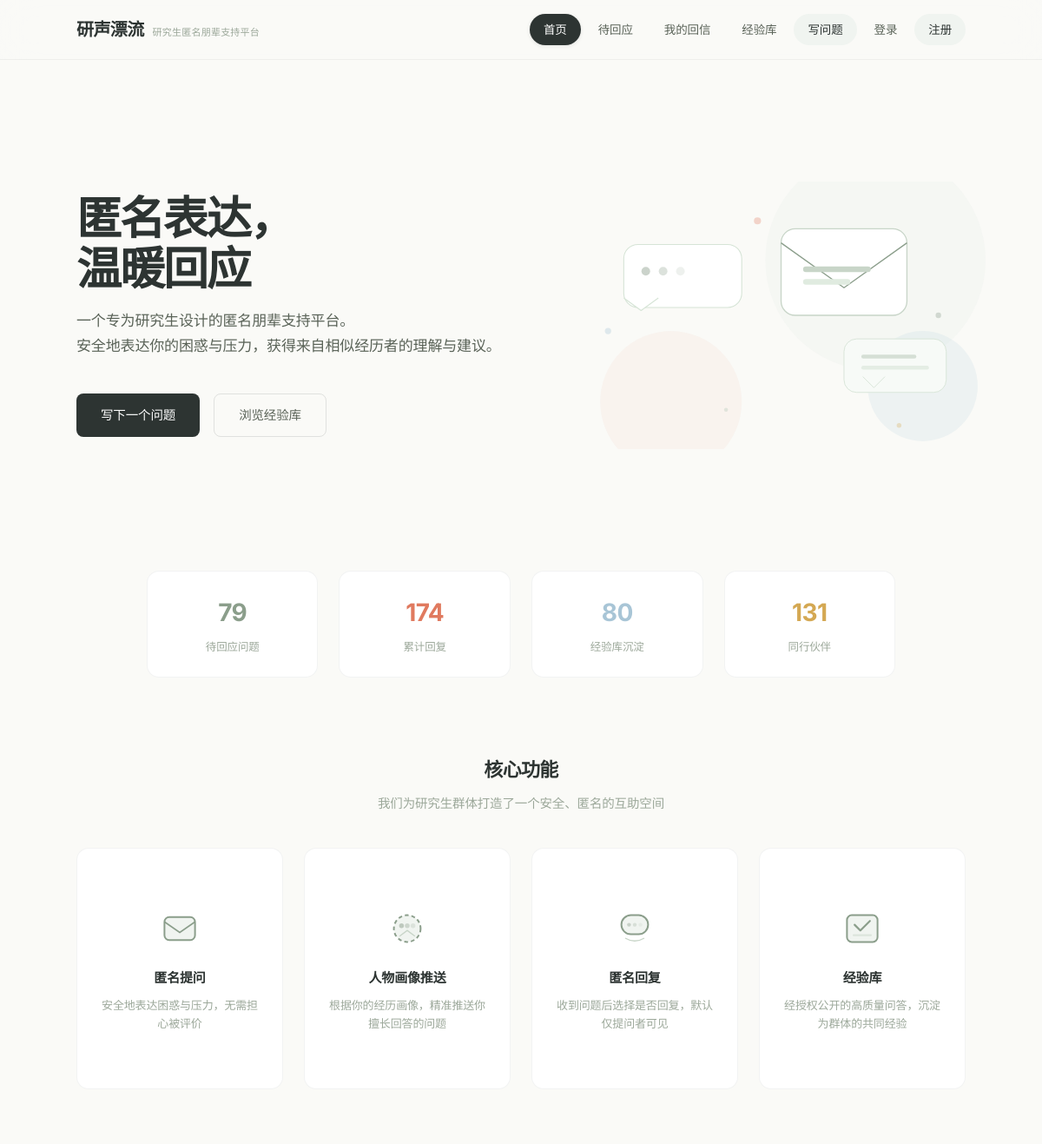
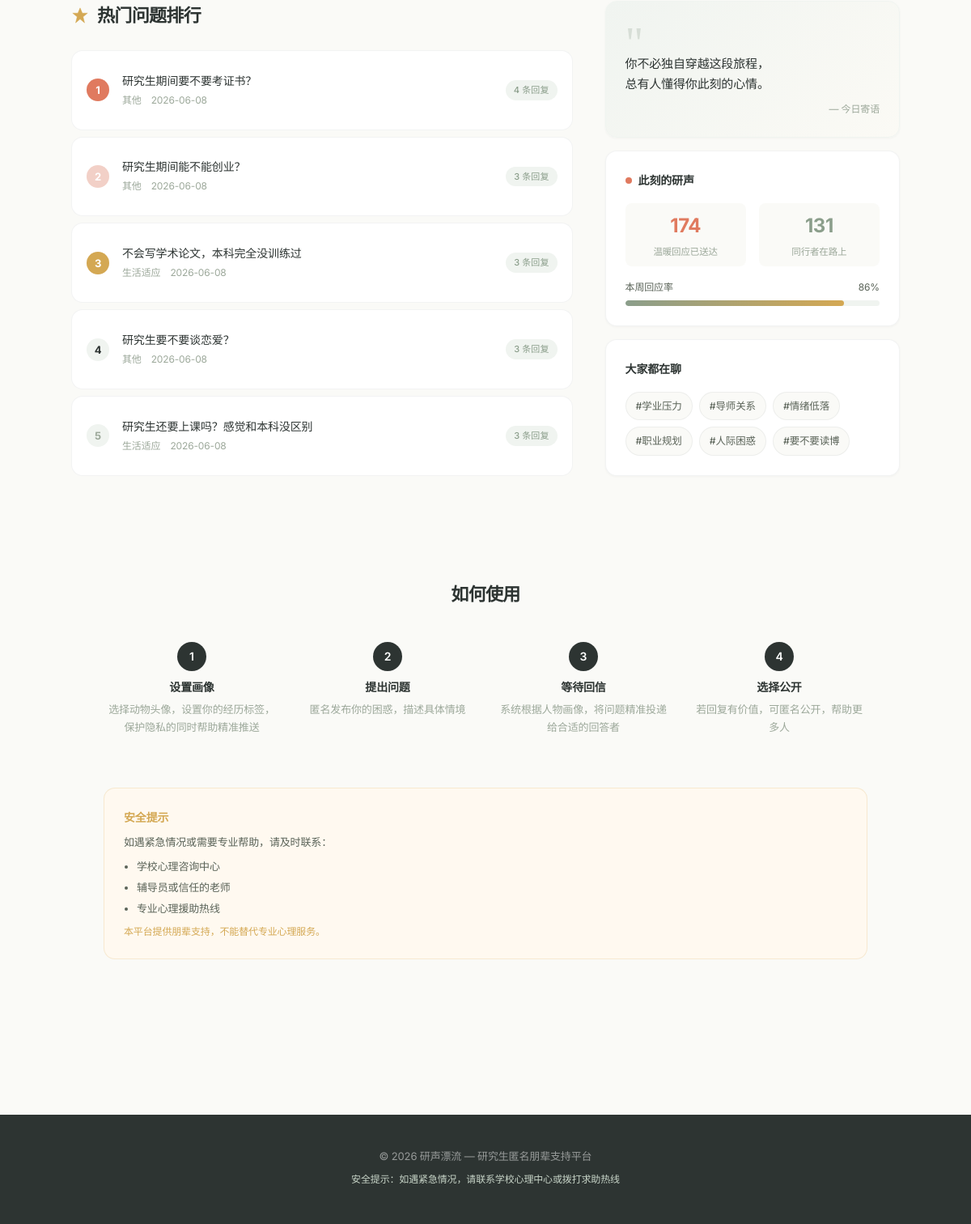
The page / on the database its author committed (2 pictures, top to bottom).
### app/app.py (models this page shows)
class Question(db.Model):
    id = db.Column(db.Integer, primary_key=True)
    user_id = db.Column(db.Integer, db.ForeignKey('user.id'), nullable=False)
    title = db.Column(db.String(200), nullable=False)
    content = db.Column(db.Text, nullable=False)
    category = db.Column(db.String(50), nullable=False)
    subcategory = db.Column(db.String(50))
    grade = db.Column(db.String(20))
    response_type = db.Column(db.String(50))
    allow_public = db.Column(db.Boolean, default=False)
    is_risk = db.Column(db.Boolean, default=False)
    is_public = db.Column(db.Boolean, default=False)
    status = db.Column(db.String(20), default='open')
    created_at = db.Column(db.DateTime, default=lambda: datetime.now(timezone.utc))
    replies = db.relationship('Reply', backref='question', lazy=True, cascade='all, delete-orphan')
    target_persona = db.Column(db.Text)

### app/app.py (the view)
@app.route('/')
def index():
    user = get_current_user()
    stats = {
        'questions': Question.query.filter_by(status='open').count(),
        'replies': Reply.query.count(),
        'experiences': Experience.query.count(),
        'users': User.query.count(),
    }
    top_questions_raw = Question.query.outerjoin(Reply).group_by(Question.id).order_by(
        db.func.count(Reply.id).desc(), Question.created_at.desc()
    ).limit(5).all()
    top_questions = []
    for q in top_questions_raw:
        q.reply_count = Reply.query.filter_by(question_id=q.id).count()
        top_questions.append(q)
    return render_template('index.html', user=user, stats=stats, top_questions=top_questions)

### app/app.py (called while the page is built)
def get_current_user():
    if 'user_id' not in session:
        return None
    user = db.session.get(User, session['user_id'])
    if user:
        user.last_active = datetime.now(timezone.utc)
        db.session.commit()
    return user

@app.context_processor
def inject_user():
    user = get_current_user()
    return dict(current_user=user, get_display_name=get_display_name,
                get_animal_svg=get_animal_svg, ANIMAL_AVATARS=ANIMAL_AVATARS, COLOR_MAP=COLOR_MAP)

### app/templates/index.html (shortened to what this page needs)
{% extends "base.html" %}
{% block content %}
<section class="hero fade-in">
    <div class="hero-inner">
        <div class="hero-text">
            <h2>匿名表达，<br>温暖回应</h2>
            <p class="hero-description">
                一个专为研究生设计的匿名朋辈支持平台。<br>
                安全地表达你的困惑与压力，获得来自相似经历者的理解与建议。
            </p>
            <div class="hero-actions">
                <a href="{{ url_for('create_question') }}" class="btn-primary" style="text-decoration:none; padding: 12px 28px; font-size: 14.5px;">
                    写下一个问题
                </a>
                <a href="{{ url_for('experience_library') }}" class="btn-secondary" style="text-decoration:none; padding: 12px 28px; font-size: 14.5px;">
                    浏览经验库
                </a>
            </div>
        </div>
        <div class="hero-illustration">
        </div>
    </div>
</section>
<section style="padding: var(--space-lg) 0; background:var(--cream);">
    <div class="container">
        <div class="stats-grid" style="display:grid; grid-template-columns:repeat(4, 1fr); gap:var(--space-lg); text-align:center; max-width:1280px; margin:0 auto;">
            <div class="card fade-in" style="padding:var(--space-lg) var(--space-md);">
                <div style="font-size:28px; font-weight:700; color:var(--sage); letter-spacing:-0.02em;">{{ stats.questions or 0 }}</div>
                <div style="font-size:12.5px; color:var(--ink-muted); margin-top:4px;">待回应问题</div>
            </div>
            <div class="card fade-in" style="padding:var(--space-lg) var(--space-md); animation-delay:0.05s;">
                <div style="font-size:28px; font-weight:700; color:var(--coral); letter-spacing:-0.02em;">{{ stats.replies or 0 }}</div>
                <div style="font-size:12.5px; color:var(--ink-muted); margin-top:4px;">累计回复</div>
            </div>
            <div class="card fade-in" style="padding:var(--space-lg) var(--space-md); animation-delay:0.1s;">
                <div style="font-size:28px; font-weight:700; color:var(--blue-soft); letter-spacing:-0.02em;">{{ stats.experiences or 0 }}</div>
                <div style="font-size:12.5px; color:var(--ink-muted); margin-top:4px;">经验库沉淀</div>
            </div>
            <div class="card fade-in" style="padding:var(--space-lg) var(--space-md); animation-delay:0.15s;">
                <div style="font-size:28px; font-weight:700; color:var(--gold); letter-spacing:-0.02em;">{{ stats.users or 0 }}</div>
                <div style="font-size:12.5px; color:var(--ink-muted); margin-top:4px;">同行伙伴</div>
            </div>
        </div>
    </div>
</section>
<section class="features" style="padding: var(--space-2xl) 0;">
  <div style="max-width:1280px; margin:0 auto;">
    <div class="section-title" style="text-align:center; margin-bottom: var(--space-sm);">核心功能</div>
    <p class="section-desc" style="text-align:center; margin:0 auto var(--space-xl); max-width:440px;">
        我们为研究生群体打造了一个安全、匿名的互助空间
    </p>
    <div class="features-grid">
        <div class="feature-card card fade-in">
            <div class="feature-icon svg-icon">
                <svg viewBox="0 0 40 40" fill="none"><rect x="4" y="8" width="32" height="24" rx="5" stroke="#8B9E8B" stroke-width="1.8" fill="#F0F4F0"/><path d="M4 13 L20 24 L36 13" stroke="#8B9E8B" stroke-width="1.5" fill="none"/></svg>
            </div>
            <h4>匿名提问</h4>
            <p>安全地表达困惑与压力，无需担心被评价</p>
        </div>
        <div class="feature-card card fade-in" style="animation-delay:0.05s">
            <div class="feature-icon svg-icon">
            </div>
            <h4>人物画像推送</h4>
            <p>根据你的经历画像，精准推送你擅长回答的问题</p>
        </div>
        <div class="feature-card card fade-in" style="animation-delay:0.1s">
            <div class="feature-icon svg-icon">
            </div>
            <h4>匿名回复</h4>
            <p>收到问题后选择是否回复，默认仅提问者可见</p>
        </div>
        <div class="feature-card card fade-in" style="animation-delay:0.15s">
            <div class="feature-icon svg-icon">
            </div>
            <h4>经验库</h4>
            <p>经授权公开的高质量问答，沉淀为群体的共同经验</p>
        </div>
    </div>
  </div>
</section>
{% if top_questions %}
<section style="padding: 0 0 var(--space-2xl);">
    <div class="home-split">
        <div class="home-split-main">
            <div style="display:flex; align-items:center; gap:10px; margin-bottom:var(--space-lg);">
                <svg viewBox="0 0 24 24" width="22" height="22" fill="none"><path d="M12 2 L15 9 L22 9 L16 14 L18 22 L12 17 L6 22 L8 14 L2 9 L9 9 Z" fill="#D4A853" stroke="#D4A853" stroke-width="0.5"/></svg>
                <div class="section-title" style="margin:0;">热门问题排行</div>
            </div>
            <div>
                {% for q in top_questions %}
                <a href="/question/{{ q.id }}/reply" style="text-decoration:none; color:inherit; display:flex;">
                    <div class="card fade-in" style="display:flex; align-items:center; gap:var(--space-md); padding:14px 18px; animation-delay:{{ loop.index0 * 0.05 }}s;">
                        <span style="
                            display:inline-flex; width:28px; height:28px; border-radius:50%;
                            background:{{ ['var(--coral)', 'var(--coral-soft)', 'var(--gold)', 'var(--sage-pale)', '#F0F4F0'][loop.index0] }};
                            align-items:center; justify-content:center;
                            font-size:13px; font-weight:700; color:{{ ['#fff', '#fff', '#fff', 'var(--ink)', 'var(--ink-muted)'][loop.index0] }};
                            flex-shrink:0;
                        ">{{ loop.index }}</span>
                        <div style="flex:1; min-width:0;">
                            <div style="font-size:14px; font-weight:500; color:var(--ink); line-height:1.5; margin-bottom:4px; white-space:nowrap; overflow:hidden; text-overflow:ellipsis;">{{ q.title }}</div>
                            <div style="display:flex; gap:12px; font-size:12px; color:var(--ink-muted);">
                                <span>{{ q.category }}</span>
                                <span>{{ q.created_at.strftime('%Y-%m-%d') if q.created_at else '' }}</span>
                            </div>
                        </div>
                        <span class="tag tag-sage" style="font-size:11px; flex-shrink:0;">{{ q.reply_count if q.reply_count is defined else 0 }} 条回复</span>
                    </div>
                </a>
                {% endfor %}
            </div>
        </div>
        <aside class="home-split-side">
            <div class="side-card side-quote fade-in">
                <div class="side-quote-mark">"</div>
                <p class="side-quote-text" id="daily-quote">你不必独自穿越这段旅程，<br>总有人懂得你此刻的心情。</p>
                <div class="side-quote-label">— 今日寄语</div>
            </div>
            <div class="side-card fade-in" style="animation-delay:0.05s;">
                <div class="side-card-title">
                    <span class="side-live-dot"></span>此刻的研声
                </div>
                <div class="side-pulse">
                    <div class="side-pulse-item">
                        <div class="side-pulse-num" style="color:var(--coral);">{{ stats.replies or 0 }}</div>
                        <div class="side-pulse-label">温暖回应已送达</div>
                    </div>
                    <div class="side-pulse-item">
                        <div class="side-pulse-num" style="color:var(--sage);">{{ stats.users or 0 }}</div>
                        <div class="side-pulse-label">同行者在路上</div>
                    </div>
                </div>
                <div class="side-progress-wrap">
                    <div class="side-progress-label">
                        <span>本周回应率</span>
                        <span id="resp-rate">86%</span>
                    </div>
                    <div class="side-progress-bar"><div class="side-progress-fill" style="width:86%;"></div></div>
                </div>
            </div>
            <div class="side-card fade-in" style="animation-delay:0.1s;">
                <div class="side-card-title">大家都在聊</div>
                <div class="side-tags">
                    <a href="{{ url_for('experience_library') }}" class="side-tag">#学业压力</a>
                    <a href="{{ url_for('experience_library') }}" class="side-tag">#导师关系</a>
                    <a href="{{ url_for('experience_library') }}" class="side-tag">#情绪低落</a>
                    <a href="{{ url_for('experience_library') }}" class="side-tag">#职业规划</a>
                    <a href="{{ url_for('experience_library') }}" class="side-tag">#人际困惑</a>
                    <a href="{{ url_for('experience_library') }}" class="side-tag">#要不要读博</a>
                </div>
            </div>
        </aside>
    </div>
</section>
{% endif %}
<section class="how-it-works" style="padding: var(--space-2xl) 0;">
    <div style="max-width:1280px; margin:0 auto; padding:0 var(--space-xl);">
        <div class="section-title" style="text-align:center; margin-bottom: var(--space-xl);">如何使用</div>
        <div class="steps-grid">
            <div class="step fade-in">
                <div class="step-number">1</div>
                <h4>设置画像</h4>
                <p>选择动物头像，设置你的经历标签，保护隐私的同时帮助精准推送</p>
            </div>
            <div class="step fade-in" style="animation-delay:0.06s">
                <div class="step-number">2</div>
                <h4>提出问题</h4>
                <p>匿名发布你的困惑，描述具体情境</p>
            </div>
            <div class="step fade-in" style="animation-delay:0.12s">
                <div class="step-number">3</div>
                <h4>等待回信</h4>
                <p>系统根据人物画像，将问题精准投递给合适的回答者</p>
            </div>
            <div class="step fade-in" style="animation-delay:0.18s">
                <div class="step-number">4</div>
                <h4>选择公开</h4>
                <p>若回复有价值，可匿名公开，帮助更多人</p>
            </div>
        </div>
    </div>
</section>
<section style="padding: 0 0 var(--space-3xl);">
    <div style="max-width:1280px; margin:0 auto; padding:0 var(--space-xl);">
        <div class="notice-card">
            <h4>安全提示</h4>
            <p>如遇紧急情况或需要专业帮助，请及时联系：</p>
            <ul>
                <li>学校心理咨询中心</li>
                <li>辅导员或信任的老师</li>
                <li>专业心理援助热线</li>
            </ul>
            <p class="notice-note" style="margin-top:var(--space-sm); font-size:12px; color:var(--gold);">
                本平台提供朋辈支持，不能替代专业心理服务。
            </p>
        </div>
    </div>
</section>
{% endblock %}

### app/templates/base.html (shortened to what this page needs)
<!DOCTYPE html>
<html lang="zh-CN">
<head>
    <link rel="stylesheet" href="{{ url_for('static', filename='css/style.css') }}">
</head>
<body>
<header class="header" id="header">
    <div class="container">
        <a href="{{ url_for('index') }}" style="text-decoration:none;">
            <div class="logo">
                <h1>研声漂流</h1>
                <p class="subtitle">研究生匿名朋辈支持平台</p>
            </div>
        </a>
        <nav class="nav" id="main-nav">
            <a href="{{ url_for('index') }}" class="nav-link" data-path="/">首页</a>
            <a href="{{ url_for('pending_questions') }}" class="nav-link" data-path="/questions/pending">待回应</a>
            <a href="{{ url_for('my_messages') }}" class="nav-link" data-path="/my/messages">我的回信</a>
            <a href="{{ url_for('experience_library') }}" class="nav-link" data-path="/experience">经验库</a>
            <div class="nav-right">
                {% if current_user %}
                <a href="{{ url_for('create_question') }}" class="nav-link nav-write-link" data-path="/questions/create">写问题</a>
                <div class="nav-user">
                    <a href="{{ url_for('profile') }}" class="nav-user-link">
                        <span class="nav-avatar">
                            {{ get_animal_svg(current_user.avatar_animal, 26) | safe if get_animal_svg else '' }}
                        </span>
                        <span class="nav-username">{{ get_display_name(current_user) }}</span>
                    </a>
                </div>
                {% else %}
                <a href="{{ url_for('create_question') }}" class="nav-link nav-write-link" data-path="/questions/create">写问题</a>
                <a href="{{ url_for('login') }}" class="nav-link" data-path="/login">登录</a>
                <a href="{{ url_for('register') }}" class="nav-link nav-register-link" data-path="/register">注册</a>
                {% endif %}
            </div>
        </nav>
    </div>
</header>
<main class="main">
    <div class="container">
        {% block content %}{% endblock %}
    </div>
</main>
<footer class="footer">
    <div class="container">
        <p>© 2026 研声漂流 — 研究生匿名朋辈支持平台</p>
        <p class="safety-notice">安全提示：如遇紧急情况，请联系学校心理中心或拨打求助热线</p>
    </div>
</footer>
</body>
</html>

### rows shown on the page
Question: title "研究生期间要不要考证书？", category "其他", created_at "2026-06-08", user "4"
Question: title "研究生期间能不能创业？", category "其他", created_at "2026-06-08", reply_count "3"
Question: title "不会写学术论文，本科完全没训练过", category "生活适应", created_at "2026-06-08", reply_count "3"
Question: title "研究生要不要谈恋爱？", category "其他", created_at "2026-06-08", reply_count "3"
Question: title "研究生还要上课吗？感觉和本科没区别", category "生活适应", created_at "2026-06-08", reply_count "3"

### other values the page prints
{{ stats.questions or 0 }} "79"
{{ stats.replies or 0 }} "174"
{{ stats.experiences or 0 }} "80"
{{ stats.users or 0 }} "131"
